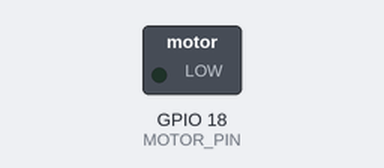
Bench run of a sketch on a simulated ESP32. On the bench: switched loads named in the sketch (green lamp = pin HIGH).

Above: at 0.05 s.
At 4.05 s:
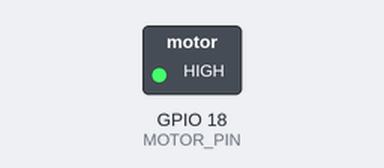
At 8.0 s:
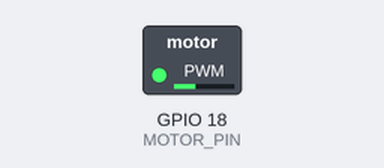
Timing chart, 0 to 10.4 s (numbered marks = the images above):
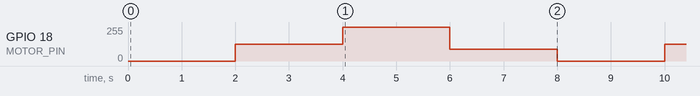

The sketch:

TutorialAnalogOutputPart2.ino
```cpp
void setup() {

  setupMotor();

}

void loop() {

  deactivateMotor();
  delay(2000);
  activateMotor(127);
  delay(2000);
  activateMotor(255);
  delay(2000);
  activateMotor(90);
  delay(2000);

}
```

Motor.ino
```cpp
// setting PWM properties
const int pwmFrequency = 5000;    // Set the PWM frequency to 5kHZ
const int pwmChannel = 0;         // Use PWM channel 0
const int pwmBitResolution = 8;   // Set a PWM resolution of 8 bits

const int MOTOR_PIN = 18;

void setupMotor() {

  ledcSetup(pwmChannel, pwmFrequency, pwmBitResolution);
  // attach the PWM channel to the output GPIO to be controlled
  ledcAttachPin(MOTOR_PIN, pwmChannel);

}

void activateMotor(int motorPower) {

  ledcWrite(pwmChannel, motorPower);

}

void deactivateMotor() {

  ledcWrite(pwmChannel, 0);

}
```

Measured:
- by itself, GPIO 18 (MOTOR_PIN): repeats every 8.0 s: 255/255 2.0 s, 90/255 2.0 s, 0/255 2.0 s, 127/255 2.0 s
